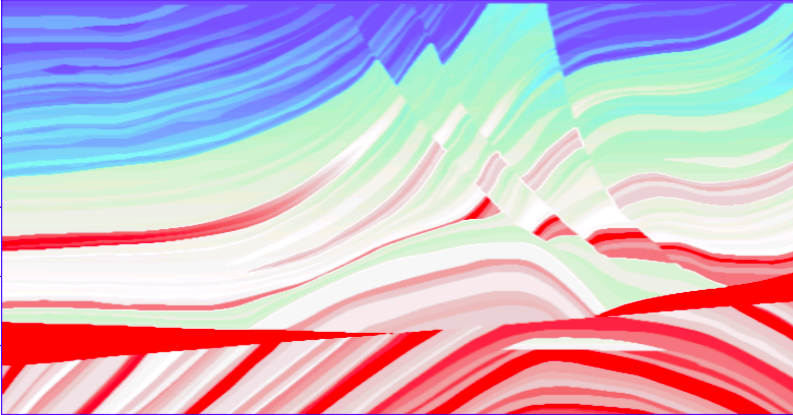
%> input picture 地震波/model/1.png, 793 x 415 px
$ octave --eval "result = seis_simul3;"   (GNU Octave 9; MATLAB toolbox functions it lacks are replaced by stand-ins)
%> lines starting %> are read from the running program, lines starting %| are printed output that depends on the picture
### 地震波/readstruct.m
function S=readstruct(filename,m,n,vmin,vmax,isadd)
%> called with filename = '1.png', m = 148, n = 124, vmin = 3000, vmax = 3500
% 读取地质模型，filename为读取的图片文件名称，［m，n］为读取的地地质体的节点数
% ［vmin，vmax］为地质体参数的上下界限， isadd 一般取 －1
imgray=(rgb2gray(imread(filename)))';
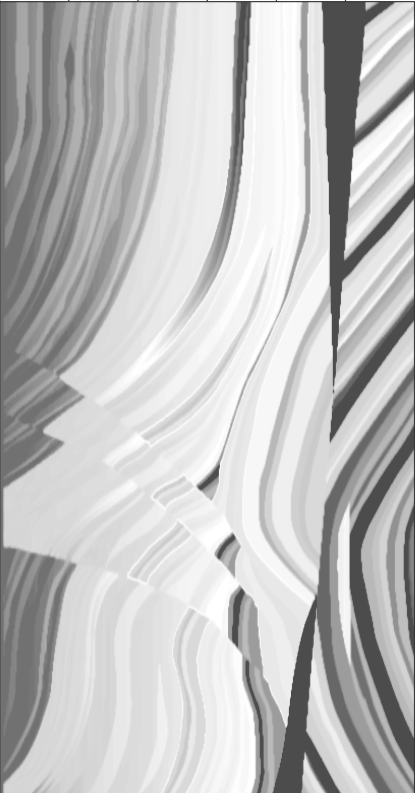
%> imgray: size 793x415 uint8; min 49, max 255, mean 191.6
[M,N]=size(imgray);
%> M = 793; N = 415
x=floor(linspace(1,M,m));
%> x = 148 values from 1 to 793
y=floor(linspace(1,N,n));
%> y = 124 values from 1 to 415
S=imgray(x,y);
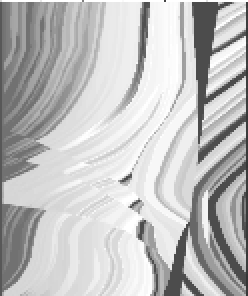
%> S: size 148x124 uint8 (shown 2 times larger); min 53, max 255, mean 191
%imshow(S);
%> the run ends on the next line
S=double(S)*isadd;
smax=max(max(S));
smin=min(min(S));
S=(vmax-vmin)/(smax-smin)*S+(vmax*smin-vmin*smax)/(smin-smax);

### 地震波/seis_simul3.m
%苟利国家生死以，岂因祸福避趋之
%对地震波的数值模拟
% 1.高精度，低频散；
% 2.起伏地表；
% 3.PML吸收边界；
% 4.；
% 5.；
% copyright @ 1653282 SQ
% gradient !!
function [P,rho,x_xl,z_xl,t_xl]=seis_simul3(m,n,T)

if(nargin<1)
    m=100;n=100;
    T=1000;
end
hwait=waitbar(0,'prepare...');
disp(['X num is ',num2str(m),', Z num is ',num2str(n),', T num is ',num2str(T)]);
%模型参数：
x_st=0;z_st=0;t_st=0;
x_en=10000;z_en=10000;
t_en=x_en/m*T/2/6e3;
widthnum=24;R=0.001;
global M;global N;
M=m+2*widthnum;N=n+widthnum;
rho=rho_distrb(M,N);
rho=readstruct('1.png',M,N,3000,3500);
% [67 lines not run here, left out]
function bound_cdt()
%边界条件PML


% [43 lines left out: functions input_sig, seis_plot, savevideo, not called in this run]


function rho=rho_distrb(m,n)
%地下密度分布场
rho=3*ones(m,n);
for i=n/2:n
    rho(:,i)=3.5;
end
rho=rho*1e3;

% [22 lines left out: functions v_distrb, zn, not called in this run]


function u1=cd1(u10,u100,u0,u00,dt,v,m,n,D)
%边界条件的u1值
u1=(dt^2*v^2*[zeros(1,n);diff(u0,2,1);zeros(1,n)]-dt^2*D.*u00+2*u10+(dt*D-1).*u100)./(1+dt*D);

function u2=cd2(u0,u00)
%边界条件的u2值


function u3=cd3(u30,u300,u0,dt,v,m,n)
%边界条件的u3值
u3=2*u30-u300+dt^2*v*v*[zeros(m,1),diff(u0,1,2)];


% [8 lines of commented-out code are left out]

% [30 lines left out: functions ndmatsum, diff2, diff1k, diff2k, not called in this run]

$ run again, with 地震波/model/10.png copied over 地震波/model/1.png
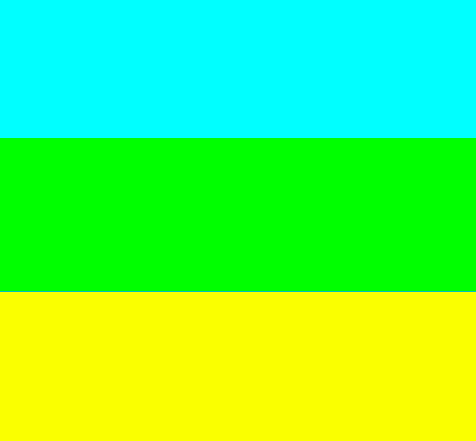
%> input picture 地震波/model/10.png, 476 x 441 px
%> in readstruct, `imgray=(rgb2gray(imread(filename)))';`:
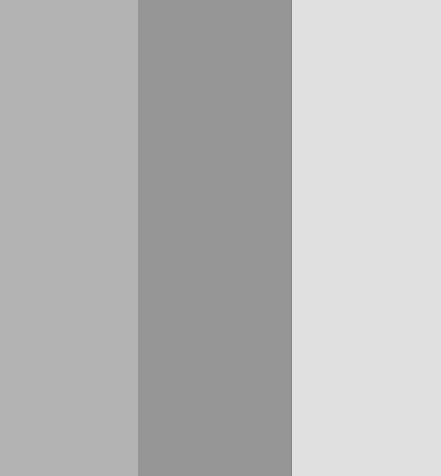
%> imgray: size 476x441 uint8; min 134, max 224, mean 184
%> in readstruct, `S=imgray(x,y);`:
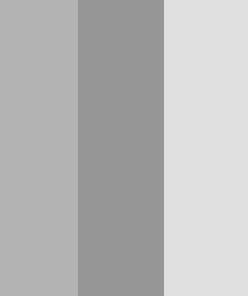
%> S: size 148x124 uint8 (shown 2 times larger); min 150, max 224, mean 184.2
